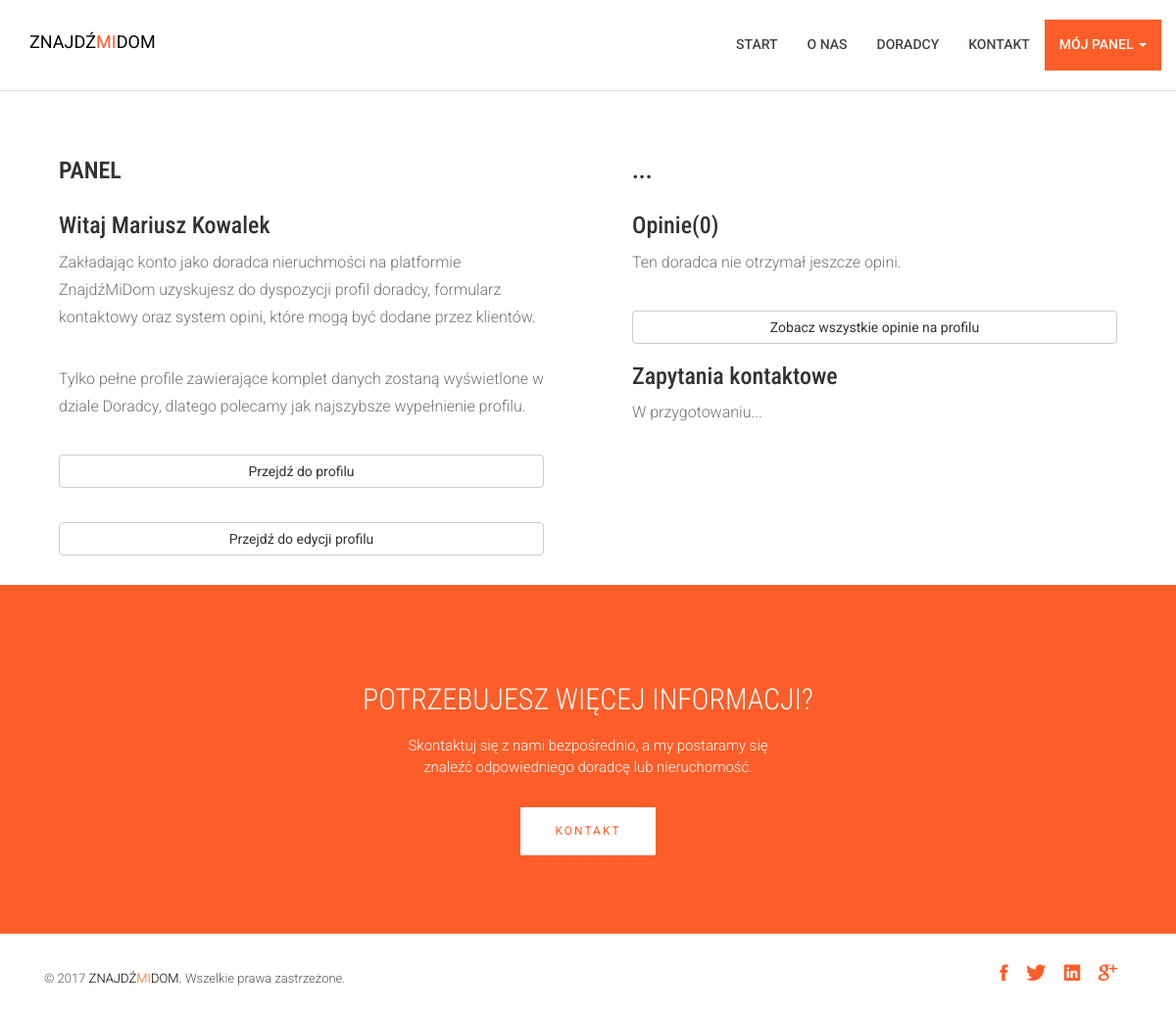
Before: /panel/ (signed in) with the older database file.
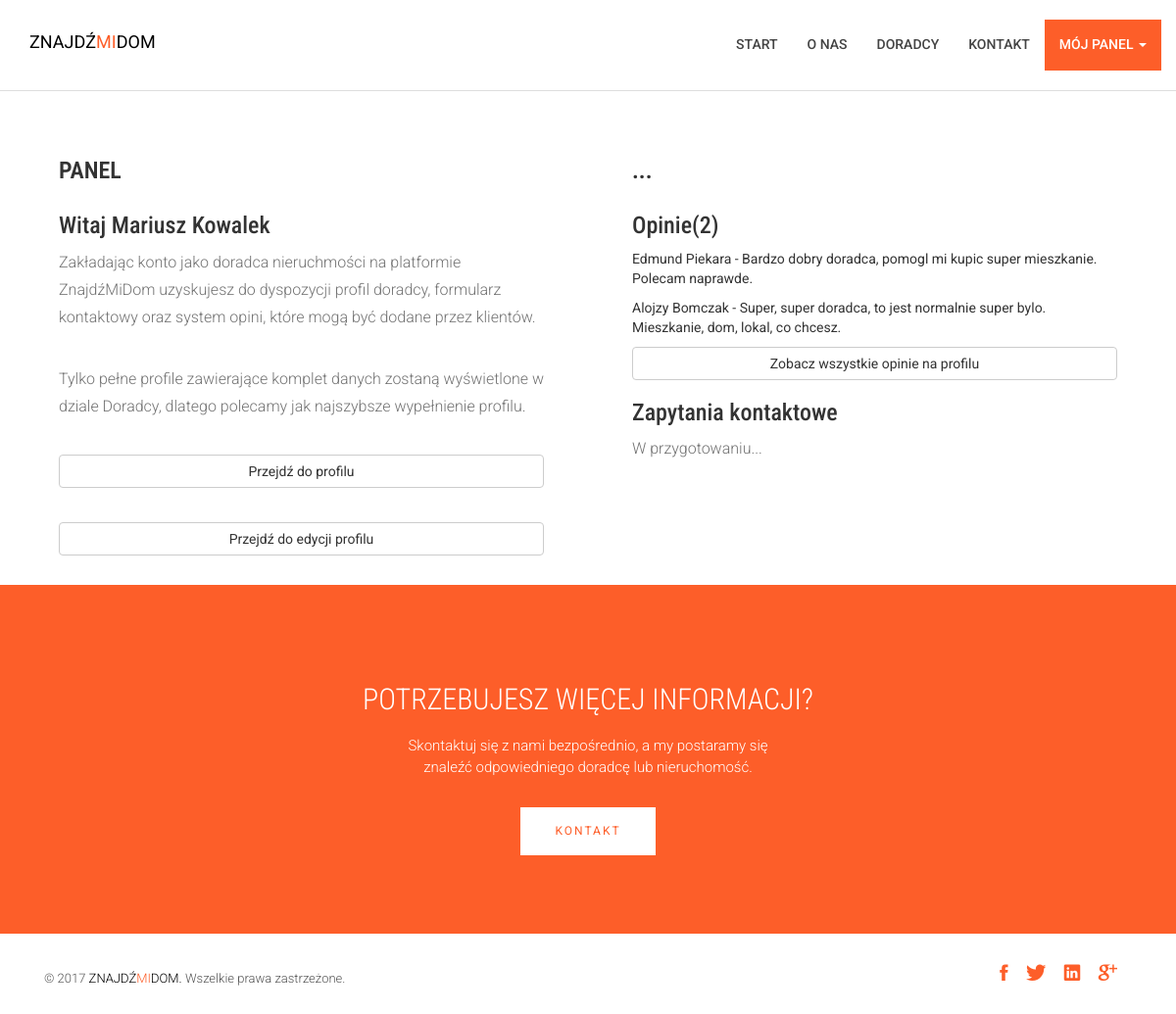
After: the same page with the newer database file.
### profiles/models.py (models this page shows, shortened)
class Profile(models.Model):
	def validate_image(fieldfile_obj):
		filesize = fieldfile_obj.file.size
		megabyte_limit = 1
		if filesize > megabyte_limit*1024*1024:
			raise ValidationError("Zbyt duży rozmiar pliku. Użyj zdjęcia o rozmiarze poniżej %sMB" % str(megabyte_limit))
	user = models.OneToOneField(User, blank=True, null=True)
	avatar = models.ImageField(upload_to='avatar', blank=True, validators=[validate_image])
	description = models.TextField(blank=True)
	city = models.CharField(max_length=100, blank=True)
	updated = models.DateTimeField(auto_now=True, auto_now_add=False)
	timestamp = models.DateTimeField(auto_now=False, auto_now_add=True)
	def get_approved_reviews(self):
		return self.review_set.filter(approved="True")

class Review(models.Model):
	profile = models.ForeignKey(Profile)
	pub_date = models.DateTimeField(auto_now=False, auto_now_add=True)
	name = models.CharField(max_length=254)
	email = models.EmailField(max_length=254)
	company = models.CharField(max_length=254, blank=True, null=True)
	position = models.CharField(max_length=254, blank=True, null=True)
	message = models.TextField()
	approved = models.BooleanField(default=False)

### ds/views.py (the view)
# urls.py: url(r'^panel/$', views.panel, name='panel'),
@login_required
def panel(request):
	profile = request.user.profile
	return render(request, 'panel.html', {'user': request.user,'profile': profile,})

### templates/panel.html (shortened to what this page needs)
{% extends "base.html" %}
{% load static from staticfiles %}
{% block content%}
         <section id="about">
                <div class="container">
                    <div class="row">
                        <div class="col-md-6 col-sm-6">
                            <div class="block wow fadeInLeft" data-wow-delay=".3s" data-wow-duration="500ms">
                                <h2>
                                Panel
                                </h2>
                                {% if user == request.user %}
                                <h3>Witaj {{ user.get_full_name }}  </h3>
                                <p>
									Zakładając konto jako doradca nieruchmości na platformie ZnajdźMiDom uzyskujesz do dyspozycji profil doradcy, formularz kontaktowy oraz system opini, które mogą być dodane przez klientów.
                                </p>
                                <p>
                                    Tylko pełne profile zawierające komplet danych zostaną wyświetlone w dziale Doradcy, dlatego polecamy jak najszybsze wypełnienie profilu.
                                </p>
                                    <a href="{% url 'profiles:detail' pk=profile.pk %}" class="btn btn-block btn-default">Przejdź do profilu</a>
                                    <a href="{% url 'profiles:edit' pk=profile.pk %}" class="btn btn-block btn-default">Przejdź do edycji profilu</a>
                                {% endif %}
                            </div>
                        </div>
                        <div class="col-md-6 col-sm-6">
                            <div class="block wow fadeInRight" data-wow-delay=".3s" data-wow-duration="500ms">
                                <h2>...</h2>
                                <h3 >Opinie({{ profile.get_approved_reviews.count }})</h3>
                                {% if profile.get_approved_reviews %}
                                    {% for review in profile.get_approved_reviews|slice:":3" %}
                                                 <ul class="item">
                                                       <li> {{ review.name }} - {{ review.message|truncatewords_html:15 }}</li>
                                                </ul>
                                    {% endfor %}
                                {% else %}
                                <p>Ten doradca nie otrzymał jeszcze opini.</p>
                                {% endif %}
                                  <a href="{% url 'profiles:detail' pk=profile.pk %}" class="btn btn-block btn-default">Zobacz wszystkie opinie na profilu</a>
                                <h3>Zapytania kontaktowe</h3>
                                <p>W przygotowaniu...</p>
                            </div>
                        </div>
                    </div>
                </div>
            </section>
{% endblock %}

Changed rows visible on the page:
changed Profile: get_approved_reviews.count "0" → "2"
added Review: name "Edmund Piekara", message "Bardzo dobry doradca, pomogl mi kupic super mieszkanie. Polecam naprawde."
added Review: name "Alojzy Bomczak", message "Super, super doradca, to jest normalnie super bylo. Mieszkanie, dom, lokal, co chcesz."
Other visible differences:
text no longer shown: "Ten doradca nie otrzymał jeszcze opini."
